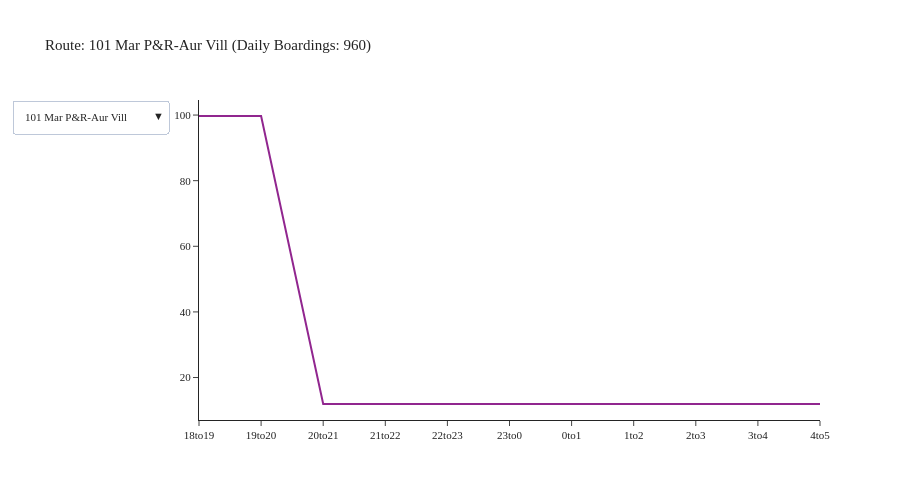

Notebook code cell kept with this figure:
### Code cell
agency = 'Community Transit'
df = df_transit_line[df_transit_line['agency'] == agency]
df = df.groupby(['tod', 'description']).agg({'boardings': 'sum'}).reset_index()
fig = create_tod_chart(df)
fig.show()

### Figure 1 — Plotly figure (JSON) as saved in the notebook; plotly's stock layout.template omitted (floating-point values rounded to 4 significant figures)
{"data": [{"mode": "lines", "name": "101 Mar P&R-Aur Vill", "type": "scatter", "visible": true, "x": ["18to19", "19to20", "20to21", "21to22", "22to23", "23to0", "0to1", "1to2", "2to3", "3to4", "4to5"], "y": [99.71, 99.71, 11.93, 11.93, 11.93, 11.93, 11.93, 11.93, 11.93, 11.93, 11.93]}, {"mode": "lines", "name": "105 Mariner P&R-Both", "type": "scatter", "visible": false, "x": ["18to19", "19to20", "20to21", "21to22", "22to23", "23to0", "0to1", "1to2", "2to3", "3to4", "4to5"], "y": [26.32, 26.32, 5.231, 5.231, 5.231, 5.231, 5.231, 5.231, 5.231, 5.231, 5.231]}, {"mode": "lines", "name": "106 Mariner P&R-Both", "type": "scatter", "visible": false, "x": ["18to19", "19to20"], "y": [7.635, 7.635]}, {"mode": "lines", "name": "107 Lynnwd-Seaway TC", "type": "scatter", "visible": false, "x": [], "y": []}, {"mode": "lines", "name": "109 Ash Wy P&R-LkStv", "type": "scatter", "visible": false, "x": ["18to19", "19to20", "20to21", "21to22", "22to23", "23to0", "0to1", "1to2", "2to3", "3to4", "4to5"], "y": [105.6, 105.6, 19.71, 19.71, 19.71, 19.71, 19.71, 19.71, 19.71, 19.71, 19.71]}, {"mode": "lines", "name": "111 Brier-MtLkTer TC", "type": "scatter", "visible": false, "x": [], "y": []}, {"mode": "lines", "name": "112 MLT TC-Ash P&R", "type": "scatter", "visible": false, "x": ["18to19", "19to20", "20to21", "21to22", "22to23", "23to0", "0to1", "1to2", "2to3", "3to4", "4to5"], "y": [25.79, 25.79, 1.854, 1.854, 1.854, 1.854, 1.854, 1.854, 1.854, 1.854, 1.854]}, {"mode": "lines", "name": "113 Mukilteo-Lynn TC", "type": "scatter", "visible": false, "x": ["18to19", "19to20", "20to21", "21to22", "22to23", "23to0", "0to1", "1to2", "2to3", "3to4", "4to5"], "y": [72.49, 72.49, 9.656, 9.656, 9.656, 9.656, 9.656, 9.656, 9.656, 9.656, 9.656]}, {"mode": "lines", "name": "115 McClm P&R-AurVil", "type": "scatter", "visible": false, "x": ["18to19", "19to20", "20to21", "21to22", "22to23", "23to0", "0to1", "1to2", "2to3", "3to4", "4to5"], "y": [153.2, 153.2, 11.14, 11.14, 11.14, 11.14, 11.14, 11.14, 11.14, 11.14, 11.14]}, {"mode": "lines", "name": "116 Edm-Silver Firs", "type": "scatter", "visible": false, "x": ["18to19", "19to20", "20to21", "21to22", "22to23", "23to0", "0to1", "1to2", "2to3", "3to4", "4to5"], "y": [163.3, 163.3, 22.4, 22.4, 22.4, 22.4, 22.4, 22.4, 22.4, 22.4, 22.4]}, {"mode": "lines", "name": "119 Ash P&R-MLT TC", "type": "scatter", "visible": false, "x": ["18to19", "19to20", "20to21", "21to22", "22to23", "23to0", "0to1", "1to2", "2to3", "3to4", "4to5"], "y": [31.23, 31.23, 0.5963, 0.5963, 0.5963, 0.5963, 0.5963, 0.5963, 0.5963, 0.5963, 0.5963]}, {"mode": "lines", "name": "120 Canyon Pk-Lyn TC", "type": "scatter", "visible": false, "x": ["18to19", "19to20", "20to21", "21to22", "22to23", "23to0", "0to1", "1to2", "2to3", "3to4", "4to5"], "y": [68.1, 68.1, 4.396, 4.396, 4.396, 4.396, 4.396, 4.396, 4.396, 4.396, 4.396]}, {"mode": "lines", "name": "130 Edmonds-Lynnwood", "type": "scatter", "visible": false, "x": ["18to19", "19to20", "20to21", "21to22", "22to23", "23to0", "0to1", "1to2", "2to3", "3to4", "4to5"], "y": [48.28, 48.28, 3.904, 3.904, 3.904, 3.904, 3.904, 3.904, 3.904, 3.904, 3.904]}, {"mode": "lines", "name": "196 Ash W P&R-Edmnds", "type": "scatter", "visible": false, "x": ["18to19", "19to20", "20to21", "21to22", "22to23", "23to0", "0to1", "1to2", "2to3", "3to4", "4to5"], "y": [55.64, 55.64, 6.188, 6.188, 6.188, 6.188, 6.188, 6.188, 6.188, 6.188, 6.188]}, {"mode": "lines", "name": "201 Smokey Pt-Lynnwd", "type": "scatter", "visible": false, "x": ["18to19", "19to20", "20to21", "21to22", "22to23", "23to0", "0to1", "1to2", "2to3", "3to4", "4to5"], "y": [142.3, 142.3, 23.29, 23.29, 23.29, 23.29, 23.29, 23.29, 23.29, 23.29, 23.29]}, {"mode": "lines", "name": "202 Smokey Pt-Lynnwd", "type": "scatter", "visible": false, "x": ["18to19", "19to20", "20to21", "21to22", "22to23", "23to0", "0to1", "1to2", "2to3", "3to4", "4to5"], "y": [187.2, 187.2, 20.31, 20.31, 20.31, 20.31, 20.31, 20.31, 20.31, 20.31, 20.31]}, {"mode": "lines", "name": "209 Smokey Pt-Lk Stv", "type": "scatter", "visible": false, "x": ["18to19", "19to20", "20to21", "21to22", "22to23", "23to0", "0to1", "1to2", "2to3", "3to4", "4to5"], "y": [15.55, 15.55, 0.6241, 0.6241, 0.6241, 0.6241, 0.6241, 0.6241, 0.6241, 0.6241, 0.6241]}, {"mode": "lines", "name": "220 Smoky Pt-Arlngtn", "type": "scatter", "visible": false, "x": ["18to19", "19to20"], "y": [19.02, 19.02]}, {"mode": "lines", "name": "222 Tulalip-Marysvil", "type": "scatter", "visible": false, "x": ["18to19", "19to20"], "y": [32.0, 32.0]}, {"mode": "lines", "name": "227 Arlngtn-Seawy TC", "type": "scatter", "visible": false, "x": [], "y": []}, {"mode": "lines", "name": "230 Darrngtn-Smky Pt", "type": "scatter", "visible": false, "x": ["18to19", "19to20"], "y": [8.901, 8.901]}, {"mode": "lines", "name": "240 Stanwd-Smokey Pt", "type": "scatter", "visible": false, "x": ["18to19", "19to20"], "y": [27.99, 27.99]}, {"mode": "lines", "name": "247 Stanwd-Seaway TC", "type": "scatter", "visible": false, "x": [], "y": []}, {"mode": "lines", "name": "270 Gold Bar-Everett", "type": "scatter", "visible": false, "x": [], "y": []}, {"mode": "lines", "name": "271 Gold Bar-Everett", "type": "scatter", "visible": false, "x": ["18to19", "19to20", "20to21", "21to22", "22to23", "23to0", "0to1", "1to2", "2to3", "3to4", "4to5"], "y": [107.7, 107.7, 15.55, 15.55, 15.55, 15.55, 15.55, 15.55, 15.55, 15.55, 15.55]}, {"mode": "lines", "name": "280 Gran Falls-Evrt", "type": "scatter", "visible": false, "x": ["18to19", "19to20", "20to21", "21to22", "22to23", "23to0", "0to1", "1to2", "2to3", "3to4", "4to5"], "y": [78.96, 78.96, 3.298, 3.298, 3.298, 3.298, 3.298, 3.298, 3.298, 3.298, 3.298]}, {"mode": "lines", "name": "402 Lynn TC-Sea CBD", "type": "scatter", "visible": false, "x": ["18to19", "19to20"], "y": [11.26, 11.26]}, {"mode": "lines", "name": "405 Edm P&R-Sea CBD", "type": "scatter", "visible": false, "x": [], "y": []}, {"mode": "lines", "name": "410 Mar P&R-Sea CBD", "type": "scatter", "visible": false, "x": [], "y": []}, {"mode": "lines", "name": "412 Slv Firs-Sea CBD", "type": "scatter", "visible": false, "x": [], "y": []}, {"mode": "lines", "name": "413 Sw Ck P&R-SeaCBD", "type": "scatter", "visible": false, "x": ["18to19", "19to20"], "y": [3.478, 3.478]}, {"mode": "lines", "name": "415 N Lynn-Sea CBD", "type": "scatter", "visible": false, "x": [], "y": []}, {"mode": "lines", "name": "416 Edmonds-Sea CBD", "type": "scatter", "visible": false, "x": [], "y": []}, {"mode": "lines", "name": "417 Mukilteo-Sea CBD", "type": "scatter", "visible": false, "x": [], "y": []}, {"mode": "lines", "name": "421 Marysvil-Sea CBD", "type": "scatter", "visible": false, "x": [], "y": []}, {"mode": "lines", "name": "422 Stanwood-Sea CBD", "type": "scatter", "visible": false, "x": [], "y": []}, {"mode": "lines", "name": "424 Snohomsh-Sea CBD", "type": "scatter", "visible": false, "x": [], "y": []}, {"mode": "lines", "name": "425 Lk Stvns-Sea CBD", "type": "scatter", "visible": false, "x": [], "y": []}, {"mode": "lines", "name": "435 Mill Ck-Sea CBD", "type": "scatter", "visible": false, "x": [], "y": []}, {"mode": "lines", "name": "821 Marysvl-NGt Stn", "type": "scatter", "visible": false, "x": [], "y": []}, {"mode": "lines", "name": "860 McCol P&R-NG Stn", "type": "scatter", "visible": false, "x": ["18to19", "19to20"], "y": [19.04, 19.04]}, {"mode": "lines", "name": "871 Edm P&R-NGt Stn", "type": "scatter", "visible": false, "x": ["18to19", "19to20"], "y": [11.77, 11.77]}, {"mode": "lines", "name": "880 Mukilteo-NG Stn", "type": "scatter", "visible": false, "x": ["18to19", "19to20"], "y": [21.32, 21.32]}, {"mode": "lines", "name": "Swift Blue", "type": "scatter", "visible": false, "x": ["18to19", "19to20", "20to21", "21to22", "22to23", "23to0", "0to1", "1to2", "2to3", "3to4", "4to5"], "y": [364.6, 364.6, 76.57, 76.57, 76.57, 76.57, 76.57, 76.57, 76.57, 76.57, 76.57]}, {"mode": "lines", "name": "Swift Green", "type": "scatter", "visible": false, "x": ["18to19", "19to20", "20to21", "21to22", "22to23", "23to0", "0to1", "1to2", "2to3", "3to4", "4to5"], "y": [158.6, 158.6, 31.49, 31.49, 31.49, 31.49, 31.49, 31.49, 31.49, 31.49, 31.49]}, {"mode": "lines", "name": "810-McCol Pk-NGt Stn", "type": "scatter", "visible": false, "x": ["18to19", "19to20", "20to21", "21to22", "22to23", "23to0", "0to1", "1to2", "2to3", "3to4", "4to5"], "y": [39.68, 39.68, 14.59, 14.59, 14.59, 14.59, 14.59, 14.59, 14.59, 14.59, 14.59]}], "layout": {"font": {"size": 11}, "height": 500, "title": {"text": "Route: 101 Mar P&R-Aur Vill (Daily Boardings: 960)"}, "updatemenus": [{"buttons": [{"args": [{"visible": [true, false, false, false, false, false, false, false, false, false, false, false, false, false, false, false, false, false, false, false, false, false, false, false, false, false, false, false, false, false, false, false, false, false, false, false, false, false, false, false, false, false, false, false, false, false]}, {"title": "Route: 101 Mar P&R-Aur Vill (Daily Boardings: 960)"}], "label": "101 Mar P&R-Aur Vill", "method": "update"}, {"args": [{"visible": [false, true, false, false, false, false, false, false, false, false, false, false, false, false, false, false, false, false, false, false, false, false, false, false, false, false, false, false, false, false, false, false, false, false, false, false, false, false, false, false, false, false, false, false, false, false]}, {"title": "Route: 105 Mariner P&R-Both (Daily Boardings: 512)"}], "label": "105 Mariner P&R-Both", "method": "update"}, {"args": [{"visible": [false, false, true, false, false, false, false, false, false, false, false, false, false, false, false, false, false, false, false, false, false, false, false, false, false, false, false, false, false, false, false, false, false, false, false, false, false, false, false, false, false, false, false, false, false, false]}, {"title": "Route: 106 Mariner P&R-Both (Daily Boardings: 261)"}], "label": "106 Mariner P&R-Both", "method": "update"}, {"args": [{"visible": [false, false, false, true, false, false, false, false, false, false, false, false, false, false, false, false, false, false, false, false, false, false, false, false, false, false, false, false, false, false, false, false, false, false, false, false, false, false, false, false, false, false, false, false, false, false]}, {"title": "Route: 107 Lynnwd-Seaway TC (Daily Boardings: 81)"}], "label": "107 Lynnwd-Seaway TC", "method": "update"}, {"args": [{"visible": [false, false, false, false, true, false, false, false, false, false, false, false, false, false, false, false, false, false, false, false, false, false, false, false, false, false, false, false, false, false, false, false, false, false, false, false, false, false, false, false, false, false, false, false, false, false]}, {"title": "Route: 109 Ash Wy P&R-LkStv (Daily Boardings: 1,272)"}], "label": "109 Ash Wy P&R-LkStv", "method": "update"}, {"args": [{"visible": [false, false, false, false, false, true, false, false, false, false, false, false, false, false, false, false, false, false, false, false, false, false, false, false, false, false, false, false, false, false, false, false, false, false, false, false, false, false, false, false, false, false, false, false, false, false]}, {"title": "Route: 111 Brier-MtLkTer TC (Daily Boardings: 16)"}], "label": "111 Brier-MtLkTer TC", "method": "update"}, {"args": [{"visible": [false, false, false, false, false, false, true, false, false, false, false, false, false, false, false, false, false, false, false, false, false, false, false, false, false, false, false, false, false, false, false, false, false, false, false, false, false, false, false, false, false, false, false, false, false, false]}, {"title": "Route: 112 MLT TC-Ash P&R (Daily Boardings: 291)"}], "label": "112 MLT TC-Ash P&R", "method": "update"}, {"args": [{"visible": [false, false, false, false, false, false, false, true, false, false, false, false, false, false, false, false, false, false, false, false, false, false, false, false, false, false, false, false, false, false, false, false, false, false, false, false, false, false, false, false, false, false, false, false, false, false]}, {"title": "Route: 113 Mukilteo-Lynn TC (Daily Boardings: 955)"}], "label": "113 Mukilteo-Lynn TC", "method": "update"}, {"args": [{"visible": [false, false, false, false, false, false, false, false, true, false, false, false, false, false, false, false, false, false, false, false, false, false, false, false, false, false, false, false, false, false, false, false, false, false, false, false, false, false, false, false, false, false, false, false, false, false]}, {"title": "Route: 115 McClm P&R-AurVil (Daily Boardings: 1,761)"}], "label": "115 McClm P&R-AurVil", "method": "update"}, {"args": [{"visible": [false, false, false, false, false, false, false, false, false, true, false, false, false, false, false, false, false, false, false, false, false, false, false, false, false, false, false, false, false, false, false, false, false, false, false, false, false, false, false, false, false, false, false, false, false, false]}, {"title": "Route: 116 Edm-Silver Firs (Daily Boardings: 2,463)"}], "label": "116 Edm-Silver Firs", "method": "update"}, {"args": [{"visible": [false, false, false, false, false, false, false, false, false, false, true, false, false, false, false, false, false, false, false, false, false, false, false, false, false, false, false, false, false, false, false, false, false, false, false, false, false, false, false, false, false, false, false, false, false, false]}, {"title": "Route: 119 Ash P&R-MLT TC (Daily Boardings: 324)"}], "label": "119 Ash P&R-MLT TC", "method": "update"}, {"args": [{"visible": [false, false, false, false, false, false, false, false, false, false, false, true, false, false, false, false, false, false, false, false, false, false, false, false, false, false, false, false, false, false, false, false, false, false, false, false, false, false, false, false, false, false, false, false, false, false]}, {"title": "Route: 120 Canyon Pk-Lyn TC (Daily Boardings: 742)"}], "label": "120 Canyon Pk-Lyn TC", "method": "update"}, {"args": [{"visible": [false, false, false, false, false, false, false, false, false, false, false, false, true, false, false, false, false, false, false, false, false, false, false, false, false, false, false, false, false, false, false, false, false, false, false, false, false, false, false, false, false, false, false, false, false, false]}, {"title": "Route: 130 Edmonds-Lynnwood (Daily Boardings: 782)"}], "label": "130 Edmonds-Lynnwood", "method": "update"}, {"args": [{"visible": [false, false, false, false, false, false, false, false, false, false, false, false, false, true, false, false, false, false, false, false, false, false, false, false, false, false, false, false, false, false, false, false, false, false, false, false, false, false, false, false, false, false, false, false, false, false]}, {"title": "Route: 196 Ash W P&R-Edmnds (Daily Boardings: 490)"}], "label": "196 Ash W P&R-Edmnds", "method": "update"}, {"args": [{"visible": [false, false, false, false, false, false, false, false, false, false, false, false, false, false, true, false, false, false, false, false, false, false, false, false, false, false, false, false, false, false, false, false, false, false, false, false, false, false, false, false, false, false, false, false, false, false]}, {"title": "Route: 201 Smokey Pt-Lynnwd (Daily Boardings: 1,921)"}], "label": "201 Smokey Pt-Lynnwd", "method": "update"}, {"args": [{"visible": [false, false, false, false, false, false, false, false, false, false, false, false, false, false, false, true, false, false, false, false, false, false, false, false, false, false, false, false, false, false, false, false, false, false, false, false, false, false, false, false, false, false, false, false, false, false]}, {"title": "Route: 202 Smokey Pt-Lynnwd (Daily Boardings: 1,962)"}], "label": "202 Smokey Pt-Lynnwd", "method": "update"}, {"args": [{"visible": [false, false, false, false, false, false, false, false, false, false, false, false, false, false, false, false, true, false, false, false, false, false, false, false, false, false, false, false, false, false, false, false, false, false, false, false, false, false, false, false, false, false, false, false, false, false]}, {"title": "Route: 209 Smokey Pt-Lk Stv (Daily Boardings: 235)"}], "label": "209 Smokey Pt-Lk Stv", "method": "update"}, {"args": [{"visible": [false, false, false, false, false, false, false, false, false, false, false, false, false, false, false, false, false, true, false, false, false, false, false, false, false, false, false, false, false, false, false, false, false, false, false, false, false, false, false, false, false, false, false, false, false, false]}, {"title": "Route: 220 Smoky Pt-Arlngtn (Daily Boardings: 267)"}], "label": "220 Smoky Pt-Arlngtn", "method": "update"}, {"args": [{"visible": [false, false, false, false, false, false, false, false, false, false, false, false, false, false, false, false, false, false, true, false, false, false, false, false, false, false, false, false, false, false, false, false, false, false, false, false, false, false, false, false, false, false, false, false, false, false]}, {"title": "Route: 222 Tulalip-Marysvil (Daily Boardings: 378)"}], "label": "222 Tulalip-Marysvil", "method": "update"}, {"args": [{"visible": [false, false, false, false, false, false, false, false, false, false, false, false, false, false, false, false, false, false, false, true, false, false, false, false, false, false, false, false, false, false, false, false, false, false, false, false, false, false, false, false, false, false, false, false, false, false]}, {"title": "Route: 227 Arlngtn-Seawy TC (Daily Boardings: 5)"}], "label": "227 Arlngtn-Seawy TC", "method": "update"}, {"args": [{"visible": [false, false, false, false, false, false, false, false, false, false, false, false, false, false, false, false, false, false, false, false, true, false, false, false, false, false, false, false, false, false, false, false, false, false, false, false, false, false, false, false, false, false, false, false, false, false]}, {"title": "Route: 230 Darrngtn-Smky Pt (Daily Boardings: 87)"}], "label": "230 Darrngtn-Smky Pt", "method": "update"}, {"args": [{"visible": [false, false, false, false, false, false, false, false, false, false, false, false, false, false, false, false, false, false, false, false, false, true, false, false, false, false, false, false, false, false, false, false, false, false, false, false, false, false, false, false, false, false, false, false, false, false]}, {"title": "Route: 240 Stanwd-Smokey Pt (Daily Boardings: 312)"}], "label": "240 Stanwd-Smokey Pt", "method": "update"}, {"args": [{"visible": [false, false, false, false, false, false, false, false, false, false, false, false, false, false, false, false, false, false, false, false, false, false, true, false, false, false, false, false, false, false, false, false, false, false, false, false, false, false, false, false, false, false, false, false, false, false]}, {"title": "Route: 247 Stanwd-Seaway TC (Daily Boardings: 1)"}], "label": "247 Stanwd-Seaway TC", "method": "update"}, {"args": [{"visible": [false, false, false, false, false, false, false, false, false, false, false, false, false, false, false, false, false, false, false, false, false, false, false, true, false, false, false, false, false, false, false, false, false, false, false, false, false, false, false, false, false, false, false, false, false, false]}, {"title": "Route: 270 Gold Bar-Everett (Daily Boardings: 210)"}], "label": "270 Gold Bar-Everett", "method": "update"}, {"args": [{"visible": [false, false, false, false, false, false, false, false, false, false, false, false, false, false, false, false, false, false, false, false, false, false, false, false, true, false, false, false, false, false, false, false, false, false, false, false, false, false, false, false, false, false, false, false, false, false]}, {"title": "Route: 271 Gold Bar-Everett (Daily Boardings: 1,170)"}], "label": "271 Gold Bar-Everett", "method": "update"}, {"args": [{"visible": [false, false, false, false, false, false, false, false, false, false, false, false, false, false, false, false, false, false, false, false, false, false, false, false, false, true, false, false, false, false, false, false, false, false, false, false, false, false, false, false, false, false, false, false, false, false]}, {"title": "Route: 280 Gran Falls-Evrt (Daily Boardings: 1,000)"}], "label": "280 Gran Falls-Evrt", "method": "update"}, {"args": [{"visible": [false, false, false, false, false, false, false, false, false, false, false, false, false, false, false, false, false, false, false, false, false, false, false, false, false, false, true, false, false, false, false, false, false, false, false, false, false, false, false, false, false, false, false, false, false, false]}, {"title": "Route: 402 Lynn TC-Sea CBD (Daily Boardings: 94)"}], "label": "402 Lynn TC-Sea CBD", "method": "update"}, {"args": [{"visible": [false, false, false, false, false, false, false, false, false, false, false, false, false, false, false, false, false, false, false, false, false, false, false, false, false, false, false, true, false, false, false, false, false, false, false, false, false, false, false, false, false, false, false, false, false, false]}, {"title": "Route: 405 Edm P&R-Sea CBD (Daily Boardings: 67)"}], "label": "405 Edm P&R-Sea CBD", "method": "update"}, {"args": [{"visible": [false, false, false, false, false, false, false, false, false, false, false, false, false, false, false, false, false, false, false, false, false, false, false, false, false, false, false, false, true, false, false, false, false, false, false, false, false, false, false, false, false, false, false, false, false, false]}, {"title": "Route: 410 Mar P&R-Sea CBD (Daily Boardings: 91)"}], "label": "410 Mar P&R-Sea CBD", "method": "update"}, {"args": [{"visible": [false, false, false, false, false, false, false, false, false, false, false, false, false, false, false, false, false, false, false, false, false, false, false, false, false, false, false, false, false, true, false, false, false, false, false, false, false, false, false, false, false, false, false, false, false, false]}, {"title": "Route: 412 Slv Firs-Sea CBD (Daily Boardings: 231)"}], "label": "412 Slv Firs-Sea CBD", "method": "update"}, {"args": [{"visible": [false, false, false, false, false, false, false, false, false, false, false, false, false, false, false, false, false, false, false, false, false, false, false, false, false, false, false, false, false, false, true, false, false, false, false, false, false, false, false, false, false, false, false, false, false, false]}, {"title": "Route: 413 Sw Ck P&R-SeaCBD (Daily Boardings: 275)"}], "label": "413 Sw Ck P&R-SeaCBD", "method": "update"}, {"args": [{"visible": [false, false, false, false, false, false, false, false, false, false, false, false, false, false, false, false, false, false, false, false, false, false, false, false, false, false, false, false, false, false, false, true, false, false, false, false, false, false, false, false, false, false, false, false, false, false]}, {"title": "Route: 415 N Lynn-Sea CBD (Daily Boardings: 308)"}], "label": "415 N Lynn-Sea CBD", "method": "update"}, {"args": [{"visible": [false, false, false, false, false, false, false, false, false, false, false, false, false, false, false, false, false, false, false, false, false, false, false, false, false, false, false, false, false, false, false, false, true, false, false, false, false, false, false, false, false, false, false, false, false, false]}, {"title": "Route: 416 Edmonds-Sea CBD (Daily Boardings: 129)"}], "label": "416 Edmonds-Sea CBD", "method": "update"}, {"args": [{"visible": [false, false, false, false, false, false, false, false, false, false, false, false, false, false, false, false, false, false, false, false, false, false, false, false, false, false, false, false, false, false, false, false, false, true, false, false, false, false, false, false, false, false, false, false, false, false]}, {"title": "Route: 417 Mukilteo-Sea CBD (Daily Boardings: 76)"}], "label": "417 Mukilteo-Sea CBD", "method": "update"}, {"args": [{"visible": [false, false, false, false, false, false, false, false, false, false, false, false, false, false, false, false, false, false, false, false, false, false, false, false, false, false, false, false, false, false, false, false, false, false, true, false, false, false, false, false, false, false, false, false, false, false]}, {"title": "Route: 421 Marysvil-Sea CBD (Daily Boardings: 106)"}], "label": "421 Marysvil-Sea CBD", "method": "update"}, {"args": [{"visible": [false, false, false, false, false, false, false, false, false, false, false, false, false, false, false, false, false, false, false, false, false, false, false, false, false, false, false, false, false, false, false, false, false, false, false, true, false, false, false, false, false, false, false, false, false, false]}, {"title": "Route: 422 Stanwood-Sea CBD (Daily Boardings: 58)"}], "label": "422 Stanwood-Sea CBD", "method": "update"}, {"args": [{"visible": [false, false, false, false, false, false, false, false, false, false, false, false, false, false, false, false, false, false, false, false, false, false, false, false, false, false, false, false, false, false, false, false, false, false, false, false, true, false, false, false, false, false, false, false, false, false]}, {"title": "Route: 424 Snohomsh-Sea CBD (Daily Boardings: 99)"}], "label": "424 Snohomsh-Sea CBD", "method": "update"}, {"args": [{"visible": [false, false, false, false, false, false, false, false, false, false, false, false, false, false, false, false, false, false, false, false, false, false, false, false, false, false, false, false, false, false, false, false, false, false, false, false, false, true, false, false, false, false, false, false, false, false]}, {"title": "Route: 425 Lk Stvns-Sea CBD (Daily Boardings: 172)"}], "label": "425 Lk Stvns-Sea CBD", "method": "update"}, {"args": [{"visible": [false, false, false, false, false, false, false, false, false, false, false, false, false, false, false, false, false, false, false, false, false, false, false, false, false, false, false, false, false, false, false, false, false, false, false, false, false, false, true, false, false, false, false, false, false, false]}, {"title": "Route: 435 Mill Ck-Sea CBD (Daily Boardings: 122)"}], "label": "435 Mill Ck-Sea CBD", "method": "update"}, {"args": [{"visible": [false, false, false, false, false, false, false, false, false, false, false, false, false, false, false, false, false, false, false, false, false, false, false, false, false, false, false, false, false, false, false, false, false, false, false, false, false, false, false, true, false, false, false, false, false, false]}, {"title": "Route: 821 Marysvl-NGt Stn (Daily Boardings: 143)"}], "label": "821 Marysvl-NGt Stn", "method": "update"}, {"args": [{"visible": [false, false, false, false, false, false, false, false, false, false, false, false, false, false, false, false, false, false, false, false, false, false, false, false, false, false, false, false, false, false, false, false, false, false, false, false, false, false, false, false, true, false, false, false, false, false]}, {"title": "Route: 860 McCol P&R-NG Stn (Daily Boardings: 250)"}], "label": "860 McCol P&R-NG Stn", "method": "update"}, {"args": [{"visible": [false, false, false, false, false, false, false, false, false, false, false, false, false, false, false, false, false, false, false, false, false, false, false, false, false, false, false, false, false, false, false, false, false, false, false, false, false, false, false, false, false, true, false, false, false, false]}, {"title": "Route: 871 Edm P&R-NGt Stn (Daily Boardings: 204)"}], "label": "871 Edm P&R-NGt Stn", "method": "update"}, {"args": [{"visible": [false, false, false, false, false, false, false, false, false, false, false, false, false, false, false, false, false, false, false, false, false, false, false, false, false, false, false, false, false, false, false, false, false, false, false, false, false, false, false, false, false, false, true, false, false, false]}, {"title": "Route: 880 Mukilteo-NG Stn (Daily Boardings: 319)"}], "label": "880 Mukilteo-NG Stn", "method": "update"}, {"args": [{"visible": [false, false, false, false, false, false, false, false, false, false, false, false, false, false, false, false, false, false, false, false, false, false, false, false, false, false, false, false, false, false, false, false, false, false, false, false, false, false, false, false, false, false, false, true, false, false]}, {"title": "Route: Swift Blue (Daily Boardings: 4,694)"}], "label": "Swift Blue", "method": "update"}, {"args": [{"visible": [false, false, false, false, false, false, false, false, false, false, false, false, false, false, false, false, false, false, false, false, false, false, false, false, false, false, false, false, false, false, false, false, false, false, false, false, false, false, false, false, false, false, false, false, true, false]}, {"title": "Route: Swift Green (Daily Boardings: 2,179)"}], "label": "Swift Green", "method": "update"}, {"args": [{"visible": [false, false, false, false, false, false, false, false, false, false, false, false, false, false, false, false, false, false, false, false, false, false, false, false, false, false, false, false, false, false, false, false, false, false, false, false, false, false, false, false, false, false, false, false, false, true]}, {"title": "Route: 810-McCol Pk-NGt Stn (Daily Boardings: 316)"}], "label": "810-McCol Pk-NGt Stn", "method": "update"}], "direction": "down", "showactive": true}], "width": 900, "yaxis": {"tickformat": ".00f"}}}
